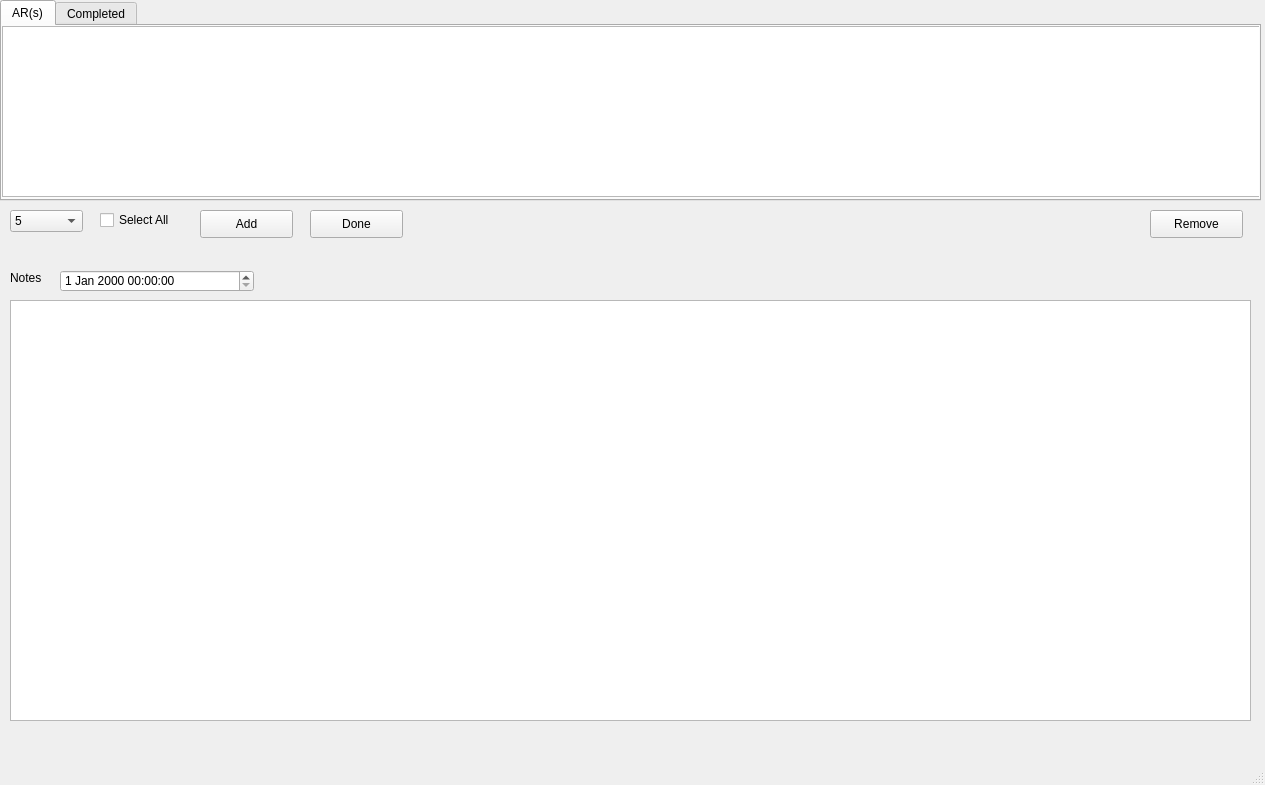
<?xml version="1.0" encoding="UTF-8"?>
<ui version="4.0">
 <class>MainWindow</class>
 <widget class="QMainWindow" name="MainWindow">
  <property name="geometry">
   <rect>
    <x>0</x>
    <y>0</y>
    <width>1265</width>
    <height>785</height>
   </rect>
  </property>
  <property name="windowTitle">
   <string>iDNTI</string>
  </property>
  <widget class="QWidget" name="centralwidget">
   <widget class="QTabWidget" name="tabWidget">
    <property name="geometry">
     <rect>
      <x>0</x>
      <y>0</y>
      <width>1261</width>
      <height>201</height>
     </rect>
    </property>
    <property name="currentIndex">
     <number>0</number>
    </property>
    <widget class="QWidget" name="action_required">
     <attribute name="title">
      <string>AR(s)</string>
     </attribute>
     <widget class="QListView" name="pendingList">
      <property name="geometry">
       <rect>
        <x>0</x>
        <y>0</y>
        <width>1261</width>
        <height>171</height>
       </rect>
      </property>
     </widget>
    </widget>
    <widget class="QWidget" name="completed">
     <attribute name="title">
      <string>Completed</string>
     </attribute>
     <widget class="QListView" name="completedList">
      <property name="geometry">
       <rect>
        <x>0</x>
        <y>0</y>
        <width>1261</width>
        <height>171</height>
       </rect>
      </property>
     </widget>
    </widget>
   </widget>
   <widget class="QCheckBox" name="checkBox">
    <property name="geometry">
     <rect>
      <x>100</x>
      <y>210</y>
      <width>81</width>
      <height>20</height>
     </rect>
    </property>
    <property name="text">
     <string>Select All</string>
    </property>
   </widget>
   <widget class="QComboBox" name="actionRequiredDropDown">
    <property name="geometry">
     <rect>
      <x>10</x>
      <y>210</y>
      <width>73</width>
      <height>22</height>
     </rect>
    </property>
    <property name="acceptDrops">
     <bool>false</bool>
    </property>
    <property name="currentText">
     <string>5</string>
    </property>
    <item>
     <property name="text">
      <string>5</string>
     </property>
    </item>
    <item>
     <property name="text">
      <string>10</string>
     </property>
    </item>
    <item>
     <property name="text">
      <string>20</string>
     </property>
    </item>
   </widget>
   <widget class="QPushButton" name="addButton">
    <property name="geometry">
     <rect>
      <x>200</x>
      <y>210</y>
      <width>93</width>
      <height>28</height>
     </rect>
    </property>
    <property name="text">
     <string>Add</string>
    </property>
   </widget>
   <widget class="QPushButton" name="doneButton">
    <property name="geometry">
     <rect>
      <x>310</x>
      <y>210</y>
      <width>93</width>
      <height>28</height>
     </rect>
    </property>
    <property name="text">
     <string>Done</string>
    </property>
   </widget>
   <widget class="QPushButton" name="removeButton">
    <property name="geometry">
     <rect>
      <x>1150</x>
      <y>210</y>
      <width>93</width>
      <height>28</height>
     </rect>
    </property>
    <property name="text">
     <string>Remove</string>
    </property>
   </widget>
   <widget class="QPlainTextEdit" name="plainTextEdit">
    <property name="geometry">
     <rect>
      <x>10</x>
      <y>300</y>
      <width>1241</width>
      <height>421</height>
     </rect>
    </property>
   </widget>
   <widget class="QLabel" name="notesLabel">
    <property name="geometry">
     <rect>
      <x>10</x>
      <y>270</y>
      <width>55</width>
      <height>16</height>
     </rect>
    </property>
    <property name="text">
     <string>Notes</string>
    </property>
   </widget>
   <widget class="QDateTimeEdit" name="dateTimeEdit">
    <property name="geometry">
     <rect>
      <x>60</x>
      <y>270</y>
      <width>194</width>
      <height>22</height>
     </rect>
    </property>
   </widget>
  </widget>
  <widget class="QMenuBar" name="menubar">
   <property name="geometry">
    <rect>
     <x>0</x>
     <y>0</y>
     <width>1265</width>
     <height>26</height>
    </rect>
   </property>
  </widget>
  <widget class="QStatusBar" name="statusbar"/>
 </widget>
 <resources/>
 <connections/>
</ui>
